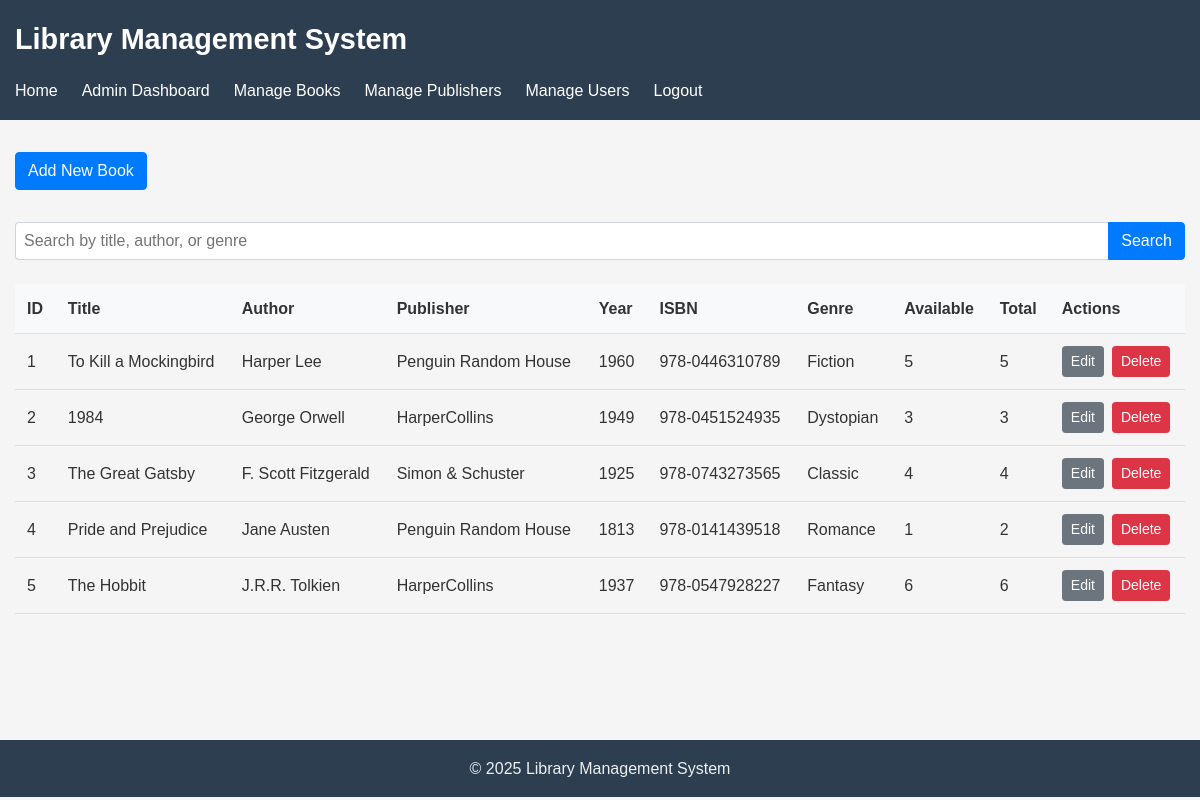
The app's page /admin/books.php (signed in) with its own data.
### tables this page shows
CREATE TABLE books (
    id INTEGER PRIMARY KEY AUTOINCREMENT,
    title TEXT NOT NULL,
    author TEXT NOT NULL,
    publisher_id INTEGER,
    year INTEGER,
    isbn TEXT,
    genre TEXT,
    quantity INTEGER NOT NULL DEFAULT 1,
    available INTEGER NOT NULL DEFAULT 1,
    created_at TIMESTAMP DEFAULT CURRENT_TIMESTAMP,
    updated_at TIMESTAMP DEFAULT CURRENT_TIMESTAMP,
    FOREIGN KEY (publisher_id) REFERENCES publishers(id)
);

CREATE TABLE publishers (
    id INTEGER PRIMARY KEY AUTOINCREMENT,
    name TEXT NOT NULL,
    address TEXT,
    contact_info TEXT,
    created_at TIMESTAMP DEFAULT CURRENT_TIMESTAMP,
    updated_at TIMESTAMP DEFAULT CURRENT_TIMESTAMP
);

### includes/functions.php (called while the page is built, shortened)
<?php
require_once __DIR__ . '/db.php';
function get_all_books($page = 1, $per_page = 10, $search = null) {
    $offset = ($page - 1) * $per_page;
    $params = [':limit' => $per_page, ':offset' => $offset];
    $sql = "SELECT b.*, p.name as publisher_name
            FROM books b
            LEFT JOIN publishers p ON b.publisher_id = p.id";
    $sql .= " ORDER BY b.id LIMIT :limit OFFSET :offset";
    $result = db_query($sql, $params);
    return db_fetch_all($result);
}

### includes/db.php (called while the page is built, shortened)
<?php
function get_db_connection() {
    static $db = null;
    if ($db === null) {
        $db_path = __DIR__ . '/../database/library.db';
        try {
            $db = new \SQLite3($db_path);
            $db->enableExceptions(true);
            $db->exec('PRAGMA foreign_keys = ON');
            $db->exec('PRAGMA journal_mode = WAL');
        } catch (\Exception $e) {
            die("Database connection failed: " . $e->getMessage());
        }
    }
    return $db;
}
function db_query($sql, $params = []) {
    $db = get_db_connection();
    try {
        $stmt = $db->prepare($sql);
        if (!empty($params)) {
            foreach ($params as $param => $value) {
                $type = is_int($value) ? SQLITE3_INTEGER : SQLITE3_TEXT;
                $stmt->bindValue($param, $value, $type);
            }
        }
        $result = $stmt->execute();
        return $result;
    } catch (\Exception $e) {
        error_log("Database query error: " . $e->getMessage() . " in query: " . $sql);
        return false;
    }
}
function db_fetch_all($result) {
    $rows = [];
    if ($result) {
        while ($row = $result->fetchArray(SQLITE3_ASSOC)) {
            $rows[] = $row;
        }
    }
    return $rows;
}

### admin/books.php (the view, shortened to what this page needs)
<?php
require_once __DIR__ . '/../includes/db.php';
require_once __DIR__ . '/../includes/functions.php';
require_once __DIR__ . '/../layouts/Layout.php';
$search = sanitize_input($_GET['search'] ?? '');
$page = max(1, intval($_GET['page'] ?? 1));
$per_page = 10;
$books = get_all_books($page, $per_page, $search);
?>
<div class="admin-books">
    <Layout::pageTitle('Manage Books');
    <div class="action-buttons">
        <button id="add-book-btn" class="btn btn-primary">Add New Book</button>
    </div>
    <div class="search-section">
    </div>
    <div class="books-table">
        <?php if (empty($books)): ?>
            <p>No books found.</p>
        <?php else: ?>
            <div class="table-responsive">
                <table class="data-table">
                    <thead>
                        <tr>
                            <th>ID</th>
                            <th>Title</th>
                            <th>Author</th>
                            <th>Publisher</th>
                            <th>Year</th>
                            <th>ISBN</th>
                            <th>Genre</th>
                            <th>Available</th>
                            <th>Total</th>
                            <th>Actions</th>
                        </tr>
                    </thead>
                    <tbody>
                        <?php foreach ($books as $book): ?>
                            <tr>
                                <td><?php echo $book['id']; ?></td>
                                <td><?php echo htmlspecialchars($book['title']); ?></td>
                                <td><?php echo htmlspecialchars($book['author']); ?></td>
                                <td><?php echo htmlspecialchars($book['publisher_name'] ?? 'None'); ?></td>
                                <td><?php echo $book['year']; ?></td>
                                <td><?php echo htmlspecialchars($book['isbn']); ?></td>
                                <td><?php echo htmlspecialchars($book['genre']); ?></td>
                                <td><?php echo $book['available']; ?></td>
                                <td><?php echo $book['quantity']; ?></td>
                                <td>
                                    <div class="action-links">
                                        <a href="/admin/books.php?action=edit&id=<?php echo $book['id']; ?>" class="btn btn-sm btn-secondary">Edit</a>
                                        <button class="btn btn-sm btn-danger delete-book-btn" data-id="<?php echo $book['id']; ?>" data-title="<?php echo htmlspecialchars($book['title']); ?>">Delete</button>
                                    </div>
                                </td>
                            </tr>
                        <?php endforeach; ?>
                    </tbody>
                </table>
            </div>
        <?php endif; ?>
    </div>
</div>

### assets/styles.css (style rules this page uses)
* { margin: 0; padding: 0; box-sizing: border-box; }
body { font-family: Arial, sans-serif; line-height: 1.6; color: #333; background-color: #f5f5f5; }
a { color: #0066cc; text-decoration: none; }
.table-responsive { overflow-x: auto; }
.data-table { width: 100%; border-collapse: collapse; margin-bottom: 1rem; }
.data-table th, .data-table td { padding: 0.75rem; text-align: left; border-bottom: 1px solid #dee2e6; }
.data-table th { background-color: #f8f9fa; font-weight: bold; }
.btn { display: inline-block; font-weight: 400; text-align: center; white-space: nowrap; vertical-align: middle; user-select: none; border: 1px solid transparent; padding: 0.375rem 0.75rem; font-size: 1rem; line-height: 1.5; border-radius: 0.25rem; transition: color 0.15s ease-in-out, background-color 0.15s ease-in-out, border-color 0.15s ease-in-out; cursor: pointer; }
.btn-primary { color: #fff; background-color: #007bff; border-color: #007bff; }
.btn-secondary { color: #fff; background-color: #6c757d; border-color: #6c757d; }
.btn-danger { color: #fff; background-color: #dc3545; border-color: #dc3545; }
.btn-sm { padding: 0.25rem 0.5rem; font-size: 0.875rem; line-height: 1.5; border-radius: 0.2rem; }

### admin/books.php (style rules this page uses)
.admin-books { margin-bottom: 2rem; }
.action-buttons { margin-bottom: 1.5rem; }
.search-section { margin-bottom: 1.5rem; }
.books-table { margin-bottom: 1.5rem; }
.action-links { display: flex; gap: 0.5rem; }

### records on screen
books: id "1", title "To Kill a Mockingbird", author "Harper Lee", publisher.name "Penguin Random House", year "1960", isbn "978-0446310789", genre "Fiction", available "5", quantity "5"
books: id "2", title "1984", author "George Orwell", publisher.name "HarperCollins", year "1949", isbn "978-0451524935", genre "Dystopian", available "3", quantity "3"
books: id "3", title "The Great Gatsby", author "F. Scott Fitzgerald", publisher.name "Simon & Schuster", year "1925", isbn "978-0743273565", genre "Classic", available "4", quantity "4"
books: id "4", title "Pride and Prejudice", author "Jane Austen", publisher.name "Penguin Random House", year "1813", isbn "978-0141439518", genre "Romance", available "1", quantity "2"
books: id "5", title "The Hobbit", author "J.R.R. Tolkien", publisher.name "HarperCollins", year "1937", isbn "978-0547928227", genre "Fantasy", available "6", quantity "6"
